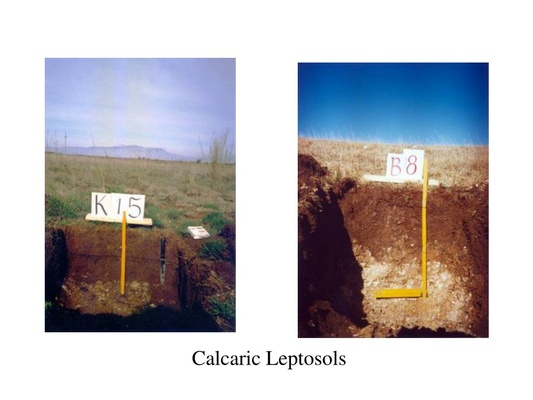
#> input picture yolo_training/dataset/_temp_downloads/Chaise/source_0/000001.jpg, 533 x 400 px, shrunk from 1024 x 768 before the run
$ python -i data_augmentation.py   (imports and definitions only)
#> lines starting #> are read from the running program, lines starting #| are printed output that depends on the picture
#> further down, picture is the input picture: shape (400, 533, 3); mean B, G, R 186.2, 182.6, 185.2
"""
Data augmentation pour enrichir le dataset d'entrainement.
Utilise des transformations pour multiplier les images existantes.

Usage :
    python data_augmentation.py
    # Cree des copies augmentees dans dataset/augmented/
"""

import cv2
import numpy as np
import os
import random
from pathlib import Path

BASE_DIR = Path(__file__).resolve().parent / "dataset"
IMG_DIR = BASE_DIR / "train" / "images"
LAB_DIR = BASE_DIR / "train" / "labels"
OUT_IMG = BASE_DIR / "augmented" / "images"
OUT_LAB = BASE_DIR / "augmented" / "labels"

# Nombre de variations par image originale
AUGMENTATIONS_PER_IMAGE = 3


# [20 lines left out: functions read_yolo_label, write_yolo_label, not called in this run]


def apply_brightness(img):
    """Variation de luminosite."""
    value = random.randint(-40, 40)
    hsv = cv2.cvtColor(img, cv2.COLOR_BGR2HSV)
#> hsv: shape (400, 533, 3); mean H, S, V 42.2, 60.4, 200.6
    h, s, v = cv2.split(hsv)
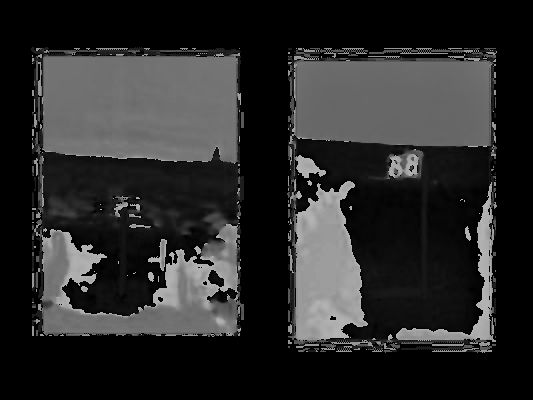
#> h: shape (400, 533); min 0, max 179, mean 42.2
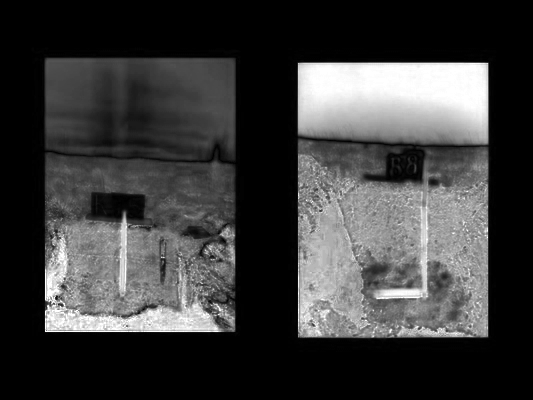
#> s: shape (400, 533); min 0, max 255, mean 60.4
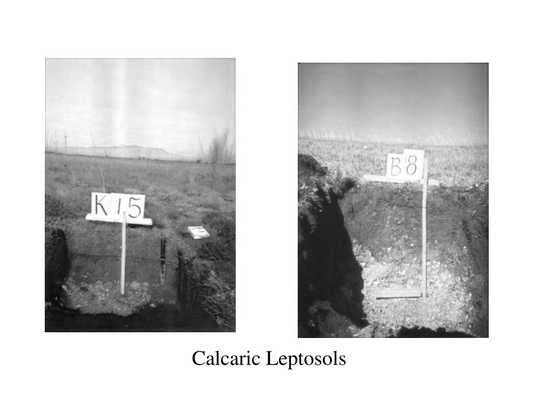
#> v: shape (400, 533); min 0, max 255, mean 200.6
    v = np.clip(v.astype(int) + value, 0, 255).astype(np.uint8)
    hsv = cv2.merge([h, s, v])
#> hsv: shape (400, 533, 3); mean H, S, V 42.2, 60.4, 205.1
    return cv2.cvtColor(hsv, cv2.COLOR_HSV2BGR)


# [81 lines left out: functions apply_noise, apply_blur, apply_flip, main, not called in this run]


# [2 lines not run here, left out]

>>> import cv2
>>> picture = cv2.imread('dataset/_temp_downloads/Chaise/source_0/000001.jpg')
>>> result = apply_brightness(picture)

$ run again, on yolo_training/dataset/_temp_downloads/Chaise/source_1/000022.jpg
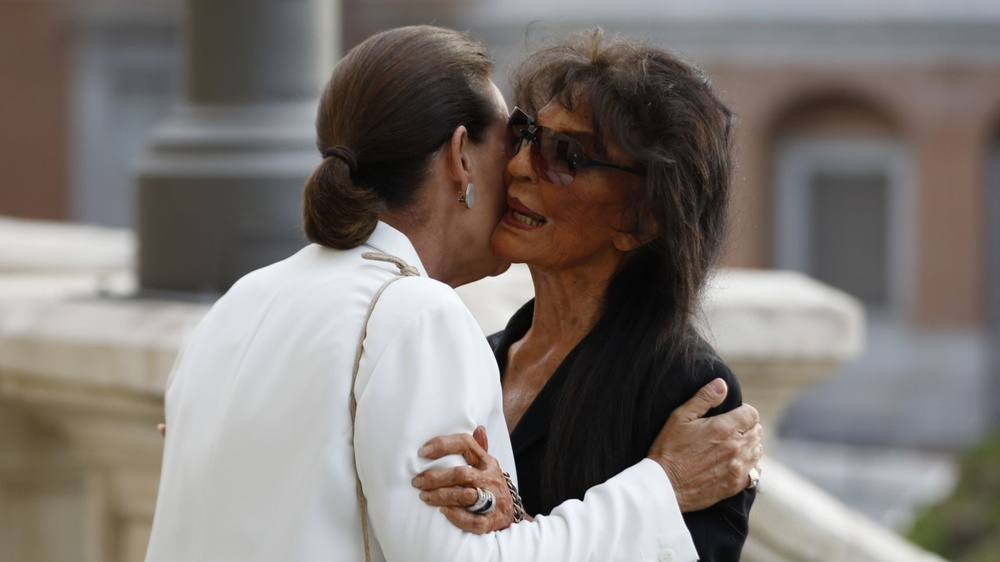
#> input picture yolo_training/dataset/_temp_downloads/Chaise/source_1/000022.jpg, 1000 x 562 px, shrunk from 1920 x 1080 before the run
#> picture is the input picture: shape (562, 1000, 3); mean B, G, R 115, 119.4, 126
#> in apply_brightness, `h, s, v = cv2.split(hsv)`:
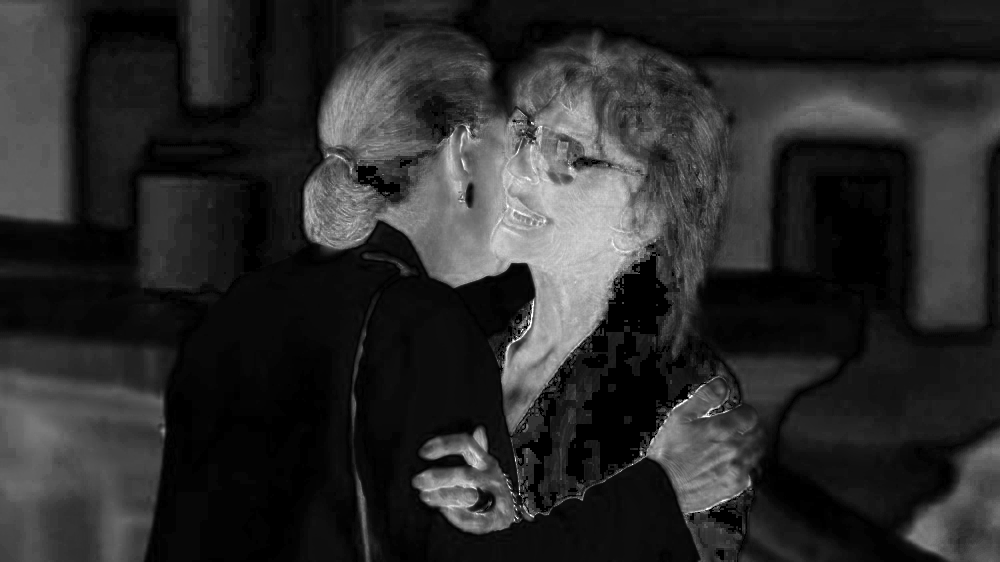
#> s: shape (562, 1000); min 0, max 255, mean 42.8
#> in apply_brightness, `h, s, v = cv2.split(hsv)`:
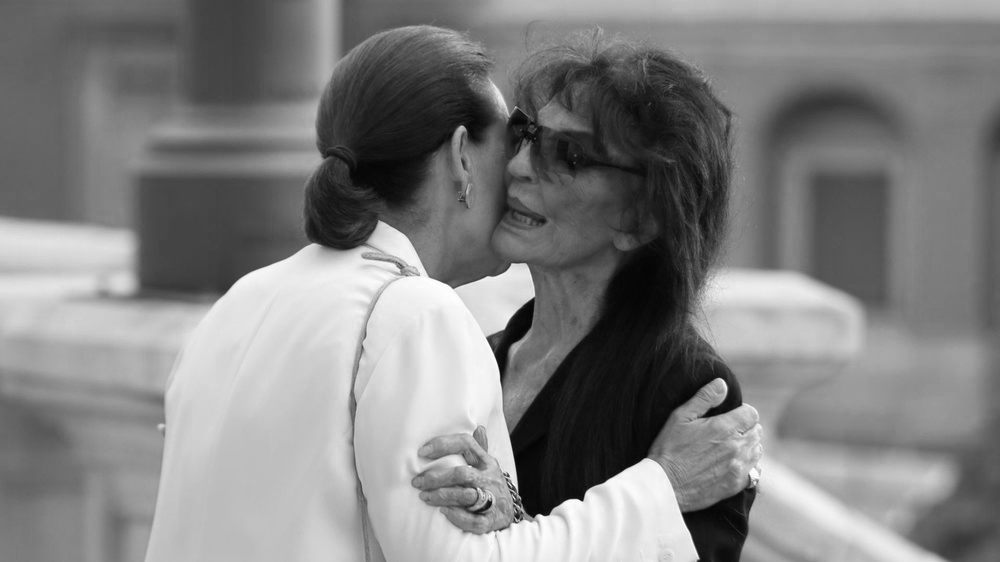
#> v: shape (562, 1000); min 2, max 255, mean 128.8

$ run again, on yolo_training/dataset/_temp_downloads/Chaise/source_1/000023.jpg
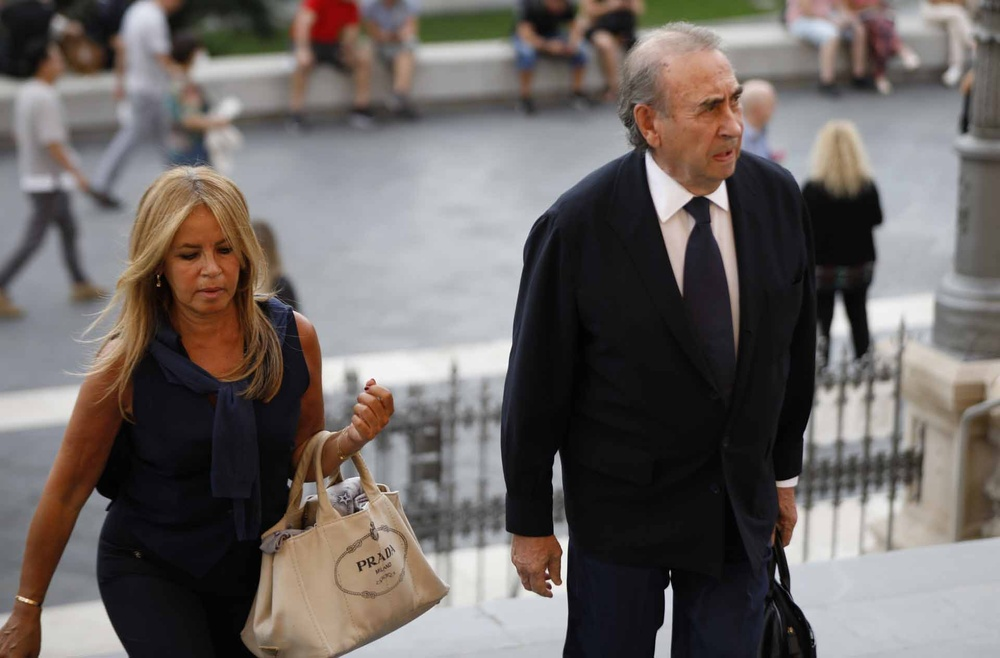
#> input picture yolo_training/dataset/_temp_downloads/Chaise/source_1/000023.jpg, 1000 x 658 px, shrunk from 1920 x 1263 before the run
#> picture is the input picture: shape (658, 1000, 3); mean B, G, R 99.1, 101.7, 108.2
#> in apply_brightness, `h, s, v = cv2.split(hsv)`:
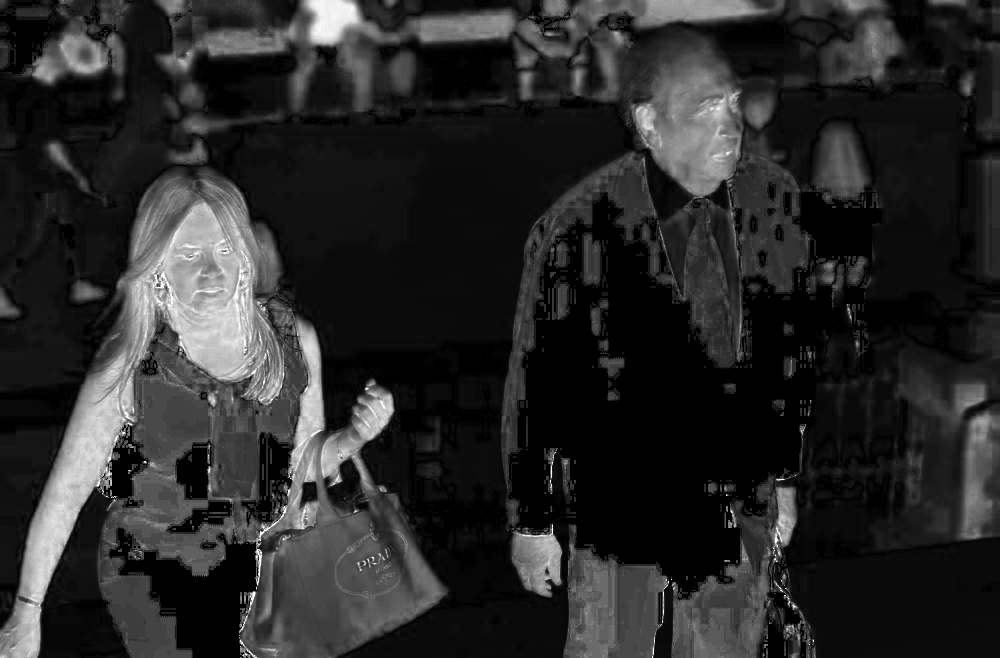
#> s: shape (658, 1000); min 0, max 255, mean 41.3
#> in apply_brightness, `h, s, v = cv2.split(hsv)`:
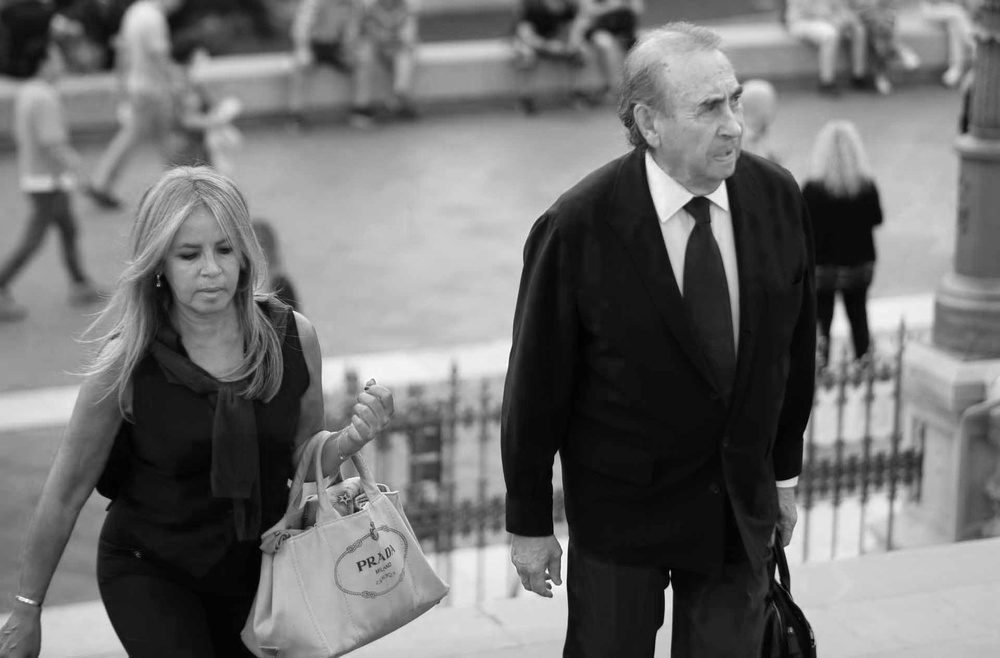
#> v: shape (658, 1000); min 0, max 255, mean 111.7
